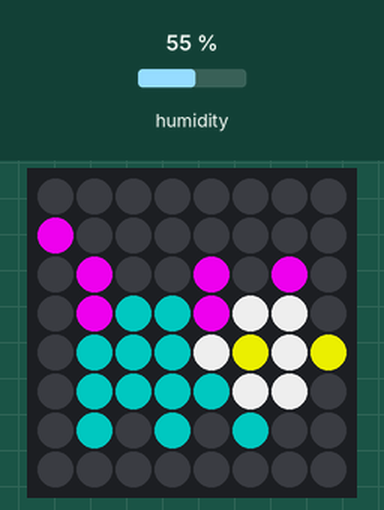
A program run on a simulated Raspberry Pi (BCM pin numbers) with a Sense HAT. Shown: the Sense HAT's 8×8 RGB LED matrix. Inputs (shaded band) come from the test bench; at power-on: humidity 55 %.

Above: at 1.2 s.
1.3 s: humidity set to 22 %
At 5.4 s:
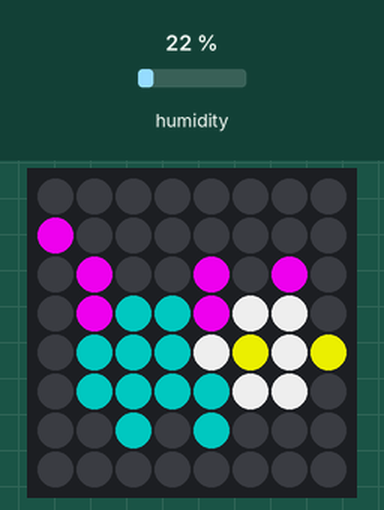
7.3 s: humidity set to 68 %
Timing chart, 0 to 10.3 s (numbered marks = the images above; inputs shaded):
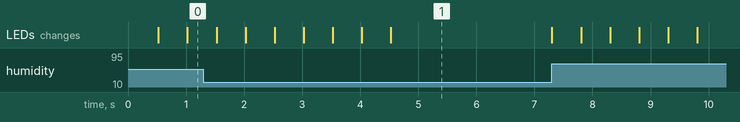

The program:

main.py
```python
from sense_hat import SenseHat
from time import sleep

sense = SenseHat()
sense.set_rotation(270, False)

p = (204, 0, 204) # Pink
g = (0, 102, 102) # Green
w = (200, 200, 200) # White
y = (204, 204, 0) # Yellow
e = (0, 0, 0) # Empty

pet1 = [
    e, e, e, e, e, e, e, e,
    p, e, e, e, e, e, e, e,
    e, p, e, e, p, e, p, e,
    e, p, g, g, p, w, w, e,
    e, g, g, g, w, y, w, y,
    e, g, g, g, g, w, w, e,
    e, g, e, g, e, g, e, e,
    e, e, e, e, e, e, e, e
    ]

pet2 = [
    e, e, e, e, e, e, e, e,
    p, e, e, e, e, e, e, e,
    e, p, e, e, p, e, p, e,
    e, p, g, g, p, w, w, e,
    e, g, g, g, w, y, w, y,
    e, g, g, g, g, w, w, e,
    e, e, g, e, g, e, e, e,
    e, e, e, e, e, e, e, e
    ]

def walking():
    for i in range(5):
        sense.set_pixels(pet1)
        sleep(0.5)
        sense.set_pixels(pet2)
        sleep(0.5)

while True:
    hum = sense.get_humidity()
    if hum > 50:
        walking()
```
